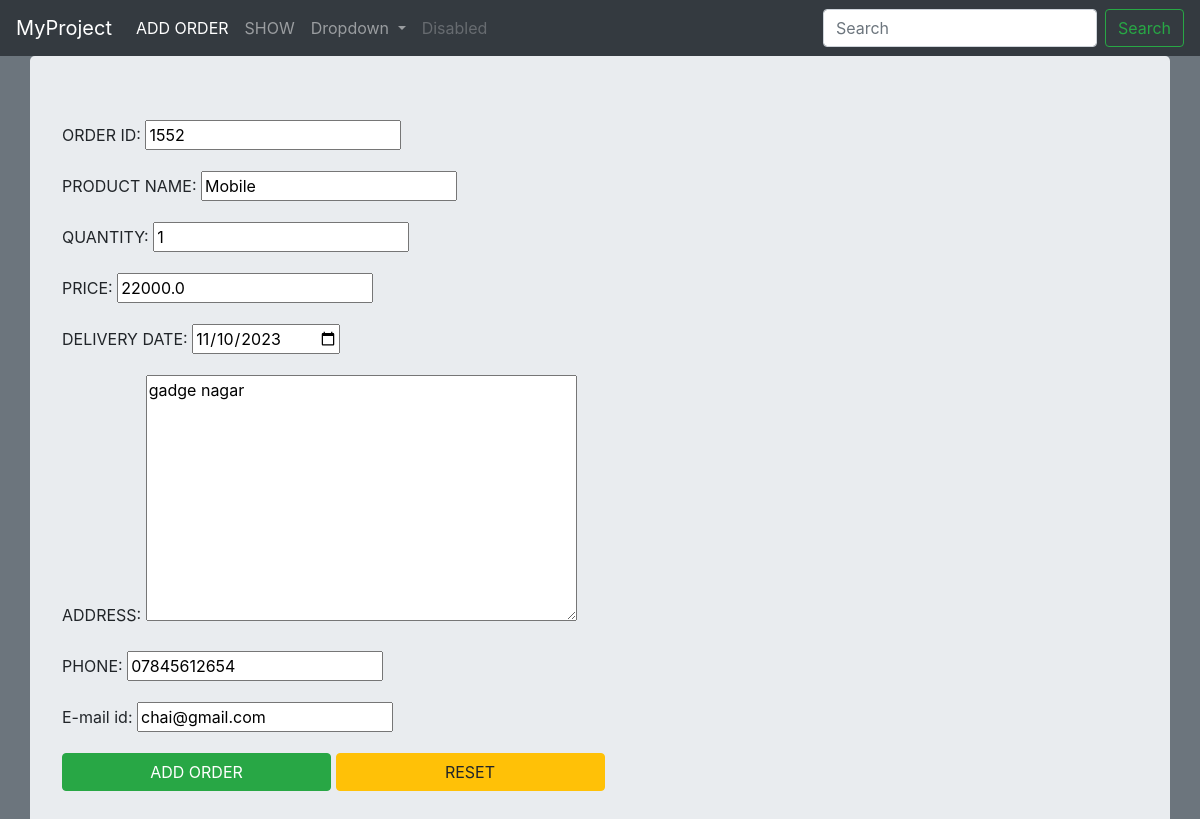
The app's page /a1/up/1552/ with its own data.
### CRUD_APP/models.py (models this page shows)
class Order(models.Model):
    oid = models.IntegerField()
    product = models.CharField(max_length=100)
    quantity = models.IntegerField()
    price = models.FloatField()
    del_date = models.DateField()
    address = models.CharField(max_length=200)
    phone = models.CharField(max_length=12)
    mail = models.EmailField()

### CRUD_APP/views.py (the view)
# urls.py: path('up/<int:upk>/', views.update_view, name='update_url'),
def update_view(request, upk):
    print(upk)
    obj = Order.objects.get(oid=upk)
    form = OrderForm(instance=obj)
    if request.method == 'POST':
        form = OrderForm(data=request.POST , instance=obj)
        if form.is_valid():
            form.save()
            return redirect('show_url')
    template_name = 'CRUD_APP/add.html'
    context = {'form': form}
    return render(request,template_name,context)

### CRUD_APP/forms.py
class OrderForm(forms.ModelForm):
    class Meta:
        model = Order
        fields = '__all__'
        labels ={
            'oid':'ORDER ID',
            'product':'PRODUCT NAME',
            'quantity':'QUANTITY',
            'price':'PRICE',
            'del_date':'DELIVERY DATE',
            'address':'ADDRESS',
            'phone':'PHONE',
            'mail':'E-mail id'
        }
        widgets = {
            'del_date': forms.DateInput(attrs={'type':'date'}),
            'address': forms.Textarea()
        }

### templates/CRUD_APP/add.html (shortened to what this page needs)
{% extends 'layout.html' %}
{% load crispy_forms_tags %}
{%block content%}
<div class="container jumbotron">
    <form method="post">
        {{form.as_p}}
        <input type="submit" value="ADD ORDER" class='btn btn-success col-3'>
        <input type="reset" value="RESET" class="btn btn-warning col-3 float-middle">
    </form>
</div>
    {%endblock%}

### records on screen
Order: oid "1552", product "Mobile", quantity "1", price "22000.0", del_date "11/10/2023", address "gadge nagar", phone "07845612654", mail "chai@gmail.com"
